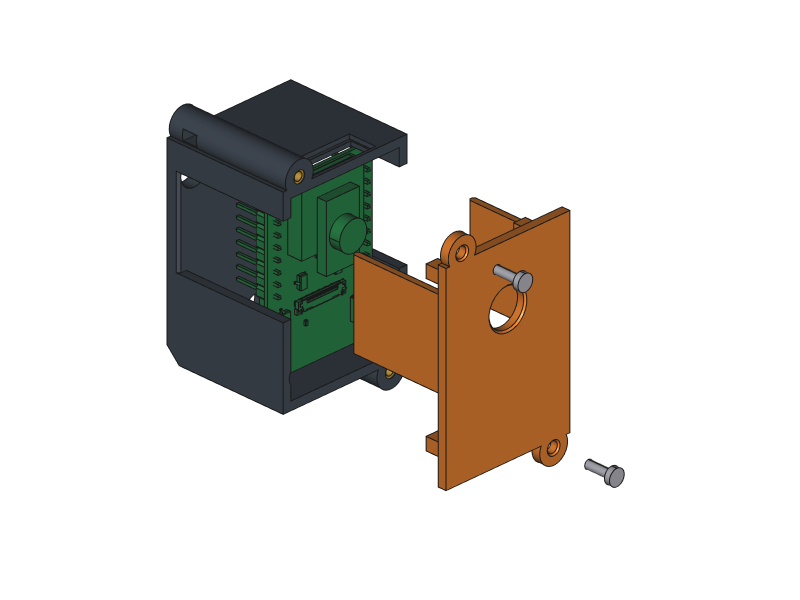
#> input picture cad/head/camera-service-v3-20261030/exploded.png, 1600 x 1200 px, found by its file name (shown at 1/2 size)
$ python review_sheet.py
#> lines starting #> are read from the running program, lines starting #| are printed output that depends on the picture
"""Labelled review sheet for camera service v3 (run on cad-lab with python3)."""
from pathlib import Path
from PIL import Image, ImageDraw, ImageFont
OUT = Path('/home/buralien/projects/gladiator-cad/cad/head/camera-service-v3-20261030')
F = '/usr/share/fonts/truetype/dejavu/DejaVuSans%s.ttf'
title_f = ImageFont.truetype(F % '-Bold', 38)
lab_f = ImageFont.truetype(F % '-Bold', 24)
small_f = ImageFont.truetype(F % '', 22)
S = 0.625
W, H = 2000, 1000
sheet = Image.new('RGB', (W, H), 'white')
#> sheet: PIL image 2000x1000 RGB; every value is 255
d = ImageDraw.Draw(sheet)
d.text((30, 20), 'Camera case v3 - cover on M2 heat-set inserts (CAD draft, not printed)', fill='black', font=title_f)
panels = [('exploded.png', 'Assembly: cover + 2 x M2x6', 0,
           [((598, 352), (150, 250), 'M2 insert'), ((777, 745), (300, 1020), 'M2 insert'),
            ((1030, 555), (1240, 420), 'M2x6 screw'), ((1210, 945), (1300, 1080), 'M2x6 screw'),
            ((1015, 625), (1150, 860), 'lens chamfer')]),
          ('open_tray.png', 'Tray, cover off', 1000,
           [((697, 352), (900, 230), 'insert in lug top (2.8 x 4 deep)'), ((1070, 1047), (1160, 1110), 'insert'),
            ((1018, 928), (1160, 820), 'snap bump'), ((670, 980), (230, 1060), 'snap bump')])]
for fn, cap, x0, labels in panels:
    im = Image.open(OUT / fn).convert('RGB')
#> im is the input picture: PIL image 1600x1200 RGB; mean R, G, B 220, 216.3, 211
    im = im.resize((int(im.width * S), int(im.height * S)), Image.LANCZOS)
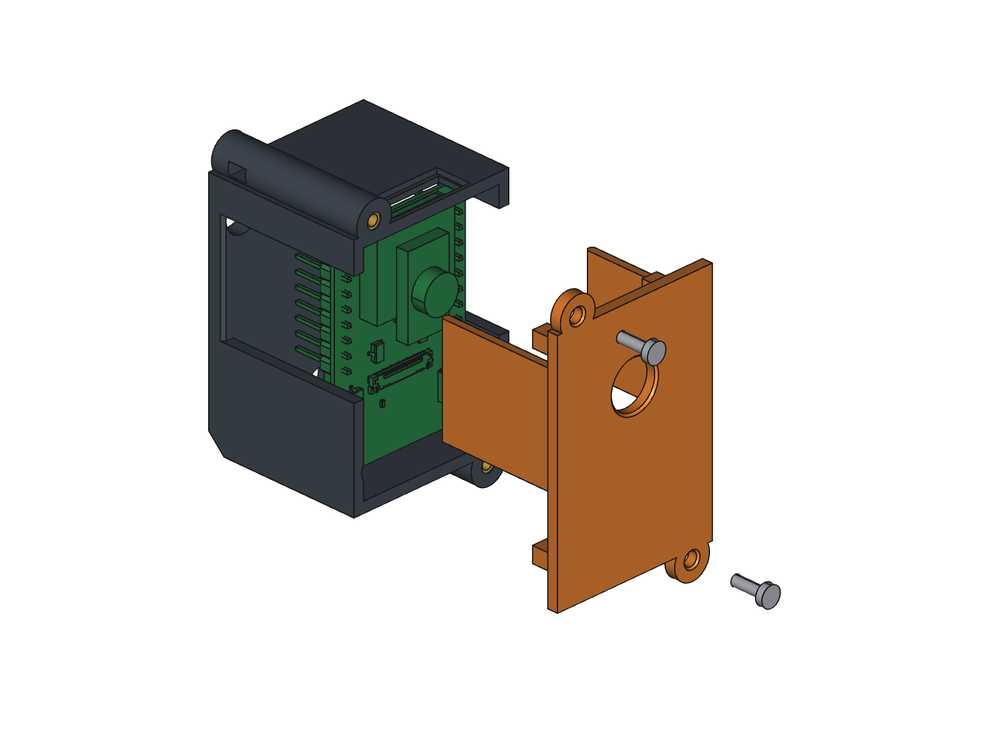
#> im: PIL image 1000x750 RGB; mean R, G, B 220, 216.3, 211
    y0 = 90
    sheet.paste(im, (x0, y0))
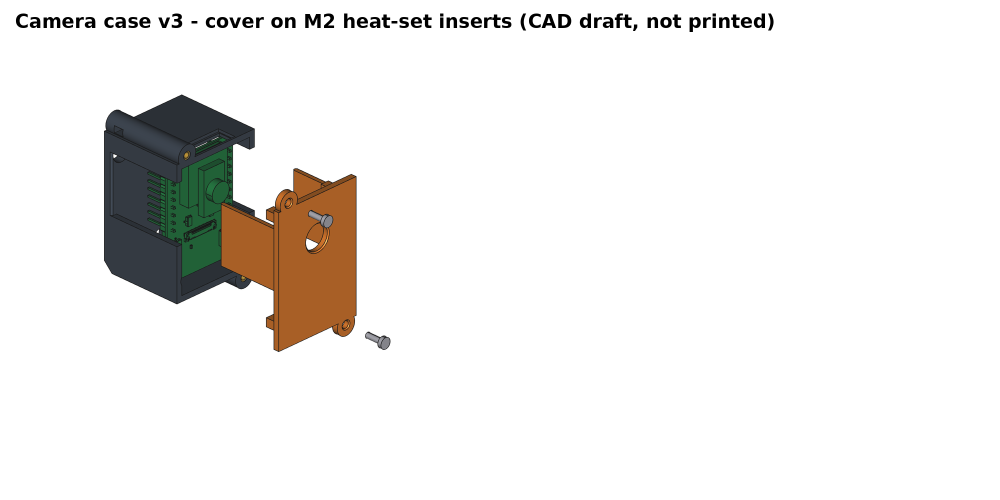
#> sheet: PIL image 2000x1000 RGB (shown at 1/2 size); mean R, G, B 239.8, 238.4, 236.4
    d.text((x0 + 30, y0 + 10), cap, fill=(60, 60, 60), font=lab_f)
    for (px, py), (tx, ty), txt in labels:
        P = (x0 + px * S, y0 + py * S); T = (x0 + tx * S, y0 + ty * S)
        d.line([P, T], fill=(200, 30, 30), width=3)
        d.ellipse([P[0] - 6, P[1] - 6, P[0] + 6, P[1] + 6], outline=(200, 30, 30), width=3)
        bb = d.textbbox(T, txt, font=small_f)
        d.rectangle([bb[0] - 4, bb[1] - 3, bb[2] + 4, bb[3] + 3], fill='white', outline=(200, 30, 30))
        d.text(T, txt, fill=(150, 20, 20), font=small_f)
#> this loop made 5 passes
#> bb on passes 1 to 5: (93.75, 250.2, 196.8, 267.2), (187.5, 731.5, 290.5, 748.5), (775, 357.5, 906, 373.5), (812.5, 770, 943.5, 786), (718.8, 631.5, 862.8, 648.5)
#> pass 2 of the loop `for fn, cap, x0, labels in panels:`:
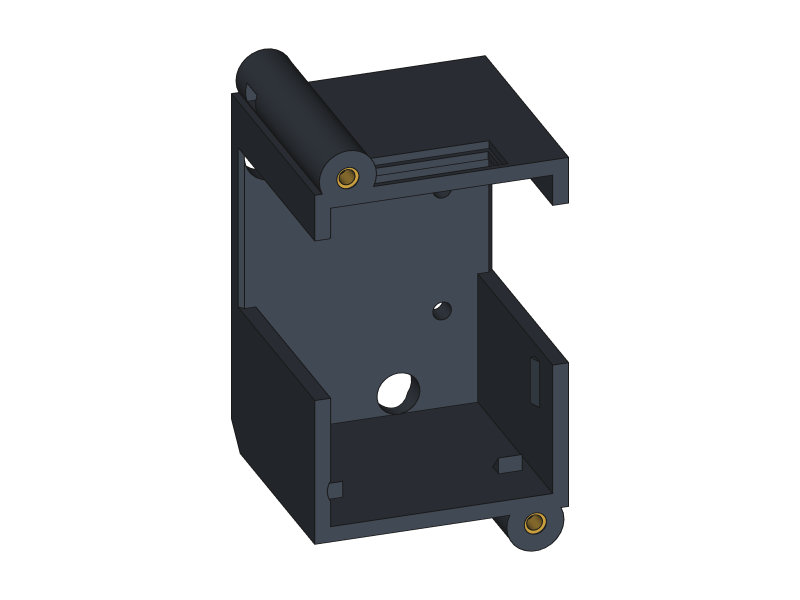
#> input picture cad/head/camera-service-v3-20261030/open_tray.png, 1600 x 1200 px, found by its file name (shown at 1/2 size)
#> im is the input picture: PIL image 1600x1200 RGB; mean R, G, B 194.8, 196.4, 198.5
#> `im = im.resize((int(im.width * S), int(im.height * S)), Image.LANCZOS)`:
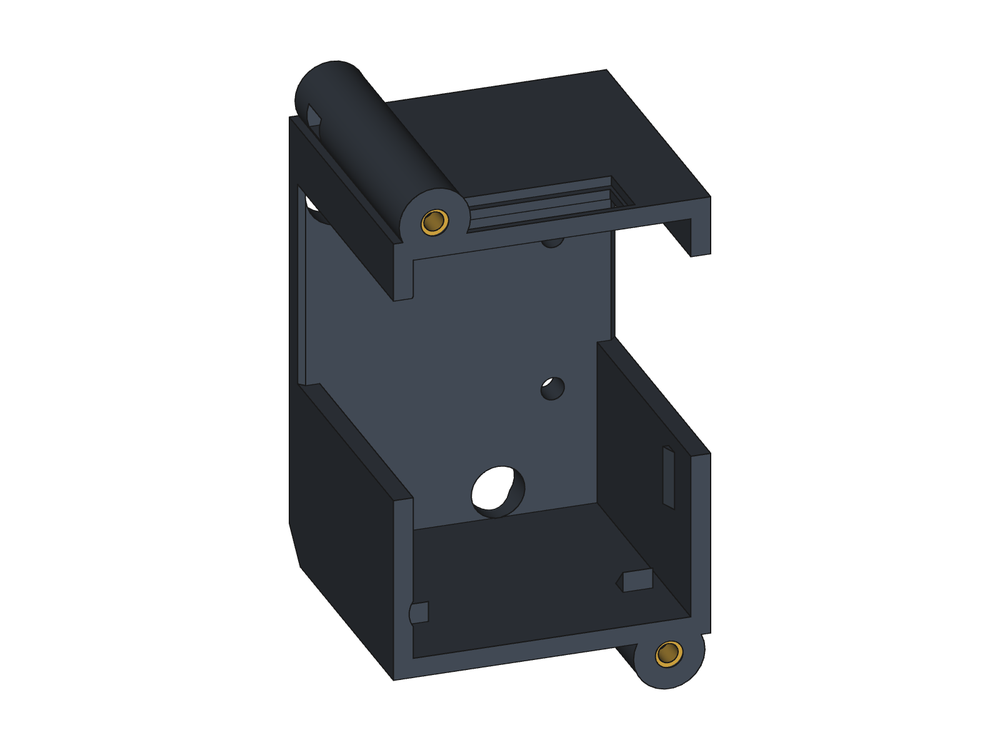
#> im: PIL image 1000x750 RGB; mean R, G, B 194.8, 196.4, 198.5
#> `sheet.paste(im, (x0, y0))`:
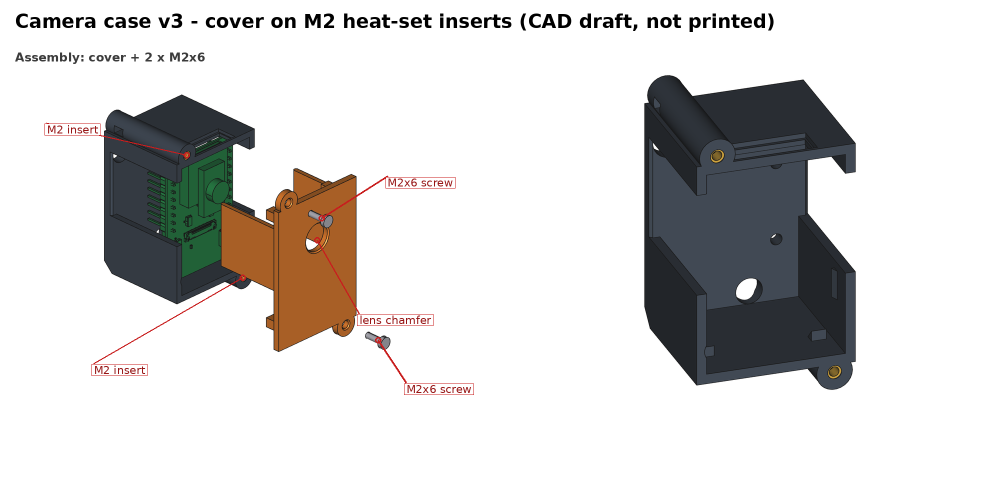
#> sheet: PIL image 2000x1000 RGB (shown at 1/2 size); mean R, G, B 216.8, 215.5, 214.3
#> the loop `for (px, py), (tx, ty), txt in labels:` made 4 passes
#> bb on passes 1 to 4: (1562.5, 237.8, 1898.5, 259.8), (1725, 787.8, 1788, 804.8), (1725, 606.5, 1848, 628.5), (1143.8, 756.5, 1266.8, 778.5)
notes = ['Cover: 2 x M2x6 into heat-set inserts (replaces M3 screws + side-loaded nuts). M2x8 also fits.',
         'Lugs smaller (radius 4.4 -> 3.6), about 0.9 g lighter on the camera side. Snap bumps hold the board with the cover off.',
         'Unchanged: wire channels, skirts, tie passages, SD slot, lens position, 3 x M2x6 carrier screws.']
for i, t in enumerate(notes):
    d.text((30, 860 + i * 40), t, fill='black', font=small_f)
sheet.save(OUT / 'review_sheet.png')
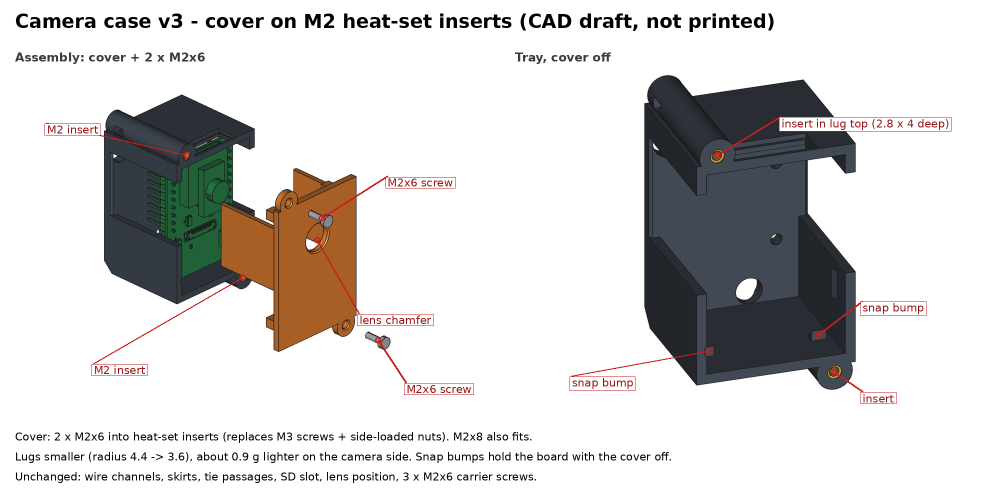
#> saved as review_sheet.png: PIL image 2000x1000 RGB (shown at 1/2 size); mean R, G, B 215.1, 213.3, 212.1
print('ok')
